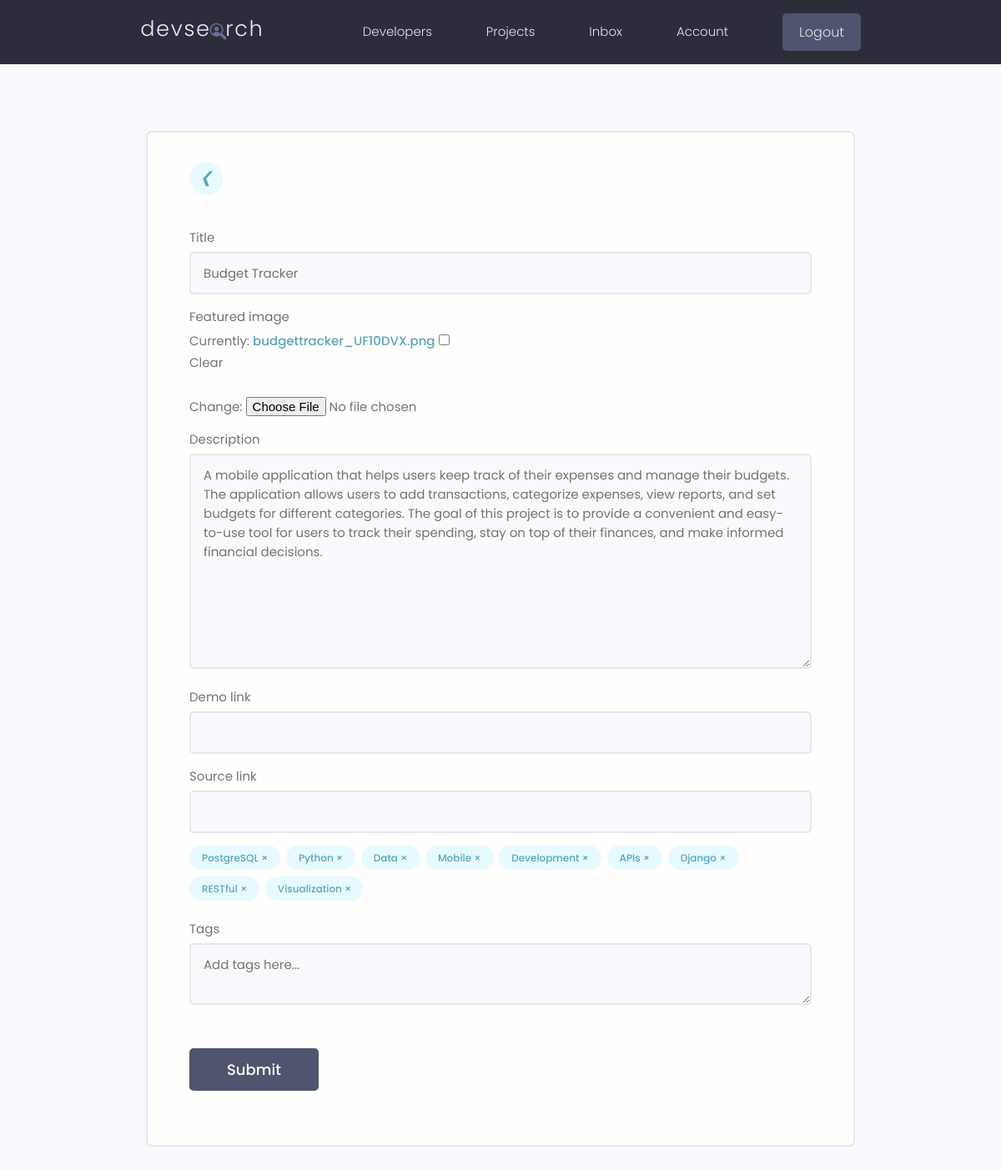
Page /projects/update-project/8c0825f8d2df47e59e6231058fdcc040/ (signed in) on the committed database.
### projects/models.py (models this page shows, shortened)
class Project(models.Model):
    owner = models.ForeignKey(Profile, null=True, blank=True, on_delete=models.CASCADE)
    title = models.CharField(max_length=200)
    description = models.TextField(null=True, blank=True)
    featured_image = models.ImageField(null=True, blank=True, default="default.jpg")
    demo_link = models.CharField(max_length=2000, null=True, blank=True)
    source_link = models.CharField(max_length=2000, null=True, blank=True)
    tags = models.ManyToManyField('Tag', blank=True)
    vote_total = models.IntegerField(default=0, null=True, blank=True)
    vote_ratio = models.IntegerField(default=0, null=True, blank=True)
    created = models.DateTimeField(auto_now_add=True)
    id = models.UUIDField(default=uuid.uuid4, unique=True, primary_key=True, editable=False)
    class Meta:
        ordering = ['-vote_ratio', '-vote_total', '-created']

class Tag(models.Model):
    name = models.CharField(max_length=200)
    created = models.DateTimeField(auto_now_add=True)
    id = models.UUIDField(default=uuid.uuid4, unique=True, primary_key=True, editable=False)

### projects/views.py (the view, shortened to what this page needs)
# urls.py: path('update-project/<str:pk>/', views.updateProject, name="update-project"),
@login_required(login_url="login")
def updateProject(request, pk):
    profile = request.user.profile
    project = profile.project_set.get(id=pk)
    form = ProjectForm(instance=project)
    context = {'form': form, 'project': project}
    return render(request, "projects/project_form.html", context)

### projects/forms.py
class ProjectForm(ModelForm):
    class Meta:
        model = Project
        fields = ['title', 'featured_image', 'description', 'demo_link', 'source_link',]
        widgets ={
            'tags':forms.CheckboxSelectMultiple(),
        }
    def __init__(self, *args, **kwargs):
        super(ProjectForm, self).__init__(*args, **kwargs)
        for name, field in self.fields.items():
            field.widget.attrs.update({'class':'input'})

### projects/templates/projects/project_form.html (shortened to what this page needs)
{% extends 'main.html' %}
{% block content %}
  <main class="formPage my-xl">
    <div class="content-box">
      <div class="formWrapper">
        <a class="backButton" href="{% url 'account' %}"><i class="im im-angle-left">&#10094;</i></a>
        <br>
        <form class="form" method="POST" enctype="multipart/form-data">
          {% for field in form %}
            <div class="form__field">
              <label for="formInput#text">{{ field.label }}</label>
              {{ field }}
            </div>
          {% endfor %}
          <div class="form__field">
            {% for tag in project.tags.all %}
              <div class="project-tag tag tag--pill tag--main"
                   data-tag="{{ tag.id }}"
                   data-project="{{ project.id }}">
                {{ tag.name }} &#215;
              </div>
            {% endfor %}
          </div>
          <div class="form__field">
            <label for="formInput#text">Tags</label>
            <textarea class="input" name="newtags" placeholder="Add tags here..."></textarea>
          </div>
          <input class="btn btn--sub btn--lg  my-md" type="submit" value="Submit" />
        </form>
      </div>
    </div>
  </main>
{% endblock %}

### static/styles/app.css (style rules this page uses)
:root { --color-sub: #2d2d39; }
.btn--sub { background-color: var(--color-sub-light); }
.content-box { width: 95%; max-width: 85rem; margin: 0 auto; }
.backButton { background: var(--color-main-light); color: var(--color-main); width: 4rem; height: 4rem; display: flex; align-items: center; justify-content: center; border-radius: 50%; }
.backButton i { font-size: 1.8rem; }
.formPage .formWrapper { list-style: none; background: var(--color-white); padding: 3.5rem 5rem; border: 2px solid var(--color-light); border-radius: 0.7rem; }

### static/uikit/styles/modules/_variables.css (style rules this page uses)
:root { --color-main: #5aa5b9; --color-main-light: #e6faff; --color-sub: #3f4156; --color-sub-light: #51546e; --color-sub-lighter: #ededfd; --color-text: #737373; --color-gray: #8b8b8b; --color-light: #e5e7eb; --color-light-gray: #767676; --color-bg: #f8fafd; --color-white: #fffefd; --color-white-light: #f3f3f3; --color-success: #359e64; --color-success-bg: #def8e8; --color-error: #fc4b0b; --color-error-bg: #fff2ee; --font-base: 'Poppins', arial, helvetica, 'Segoe UI', roboto, ubuntu, sans-serif; --font-monospace: 'Fira Code', 'Courier New', courier, monospace; --font-regular: 300; --font-medium: 500; --font-bold: 700; --generic-shadow: 1px 1px 5px #00000010; --generic-transition: all 0.3s ease-in-out; }

### static/uikit/styles/modules/_base.css (style rules this page uses)
* { margin: 0; padding: 0; box-sizing: border-box; text-rendering: optimizeLegibility; color: inherit; font-size: inherit; }
html { font-size: 50%; }
@media only screen and (min-width: 480px) { html { font-size: 56.25%; } }
@media only screen and (min-width: 1200px) { html { font-size: 62.5%; } }
body { line-height: 1.6; font-weight: 400; font-size: 1.5rem; color: var(--color-text); background-color: var(--color-bg); min-height: 100vh; }

### static/uikit/styles/modules/_typography.css (style rules this page uses)
* { font-family: var(--font-base); }
a { padding-bottom: 2px; text-decoration: none; display: inline-block; color: var(--color-main); font-weight: var(--font-medium); }

### static/uikit/styles/modules/_utilities.css (style rules this page uses)
.my-md { margin: 3rem auto; }
.my-xl { margin: 8rem auto; }

### static/uikit/styles/modules/_button.css (style rules this page uses)
.btn { display: inline-block; position: relative; cursor: pointer; background-color: var(--color-light); font-weight: var(--font-medium); color: var(--color-sub); text-decoration: none; padding: 1rem 2rem; border-radius: 0.5rem; border: none; width: -webkit-fit-content; width: -moz-fit-content; width: fit-content; height: -webkit-fit-content; height: -moz-fit-content; height: fit-content; font-size: 1.6rem; outline-width: 0; outline-color: transparent; -webkit-backface-visibility: hidden; backface-visibility: hidden; transition: all 0.3s ease-in-out; }
.btn--sub { background-color: var(--color-sub); color: var(--color-white); }
.btn--lg { font-size: 1.8rem; padding: 1.2rem 4.5rem; }

### static/uikit/styles/modules/_form.css (style rules this page uses)
.form { display: block; }
.form__field { margin-top: 1.5rem; margin-bottom: 1.5rem; }
.form__label, .form__field > label { display: block; margin-bottom: 0.5rem; color: var(--color-text); }
input.input[type='text'], input.input[type='email'], input.input[type='password'], input.input[type='number'], textarea.input { min-width: 24rem; width: 100%; padding: 1.2rem 1.5rem; border-radius: 0.5rem; border: 2px solid var(--color-light); transition: all 0.3s ease-in-out; background-color: var(--color-bg); }

### static/uikit/styles/modules/_tag.css (style rules this page uses)
.tag { display: inline-flex; align-items: center; background-color: var(--color-sub); height: -webkit-fit-content; height: -moz-fit-content; height: fit-content; width: -webkit-fit-content; width: -moz-fit-content; width: fit-content; border-radius: 0.5rem; padding: 0.5rem 1.5rem; font-size: 1.2rem; cursor: pointer; }
.tag:not(:last-child) { margin-right: 0.25rem; margin-bottom: 0.75rem; }
.tag--pill { border-radius: 5rem; }
.tag--main, .tag--main > small { background: var(--color-main-light); color: var(--color-main); font-weight: 500; }

### rows in the picture
Project: form "Budget Tracker" "A mobile application that helps users keep track of their expenses and manage their budgets. The application allows users to add transactions, categorize expenses, view reports, and set budgets for different categories. The goal of this project is to provide a convenient and easy-to-use tool for users to track their spending, stay on top of their finances, and make informed financial decisions."
Tag: name "PostgreSQL"
Tag: name "Python"
Tag: name "Data"
Tag: name "Mobile"
Tag: name "Development"
Tag: name "APIs"
Tag: name "Django"
Tag: name "RESTful"
Tag: name "Visualization"

### other values in the picture
{{ field.label }} "Title" "Featured image" "Description" "Demo link" "Source link"
